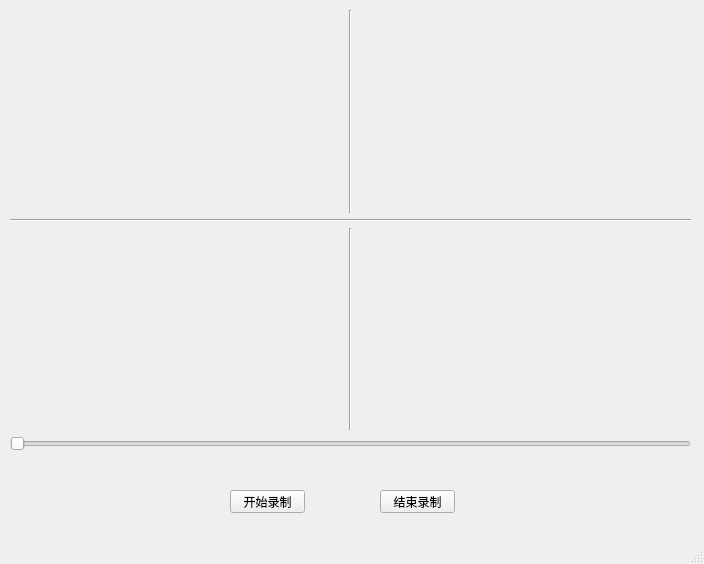
<?xml version="1.0" encoding="UTF-8"?>
<ui version="4.0">
 <class>MainWindow</class>
 <widget class="QMainWindow" name="MainWindow">
  <property name="geometry">
   <rect>
    <x>0</x>
    <y>0</y>
    <width>704</width>
    <height>564</height>
   </rect>
  </property>
  <property name="windowTitle">
   <string>MainWindow</string>
  </property>
  <widget class="QWidget" name="centralwidget">
   <widget class="QPushButton" name="OnButton">
    <property name="geometry">
     <rect>
      <x>230</x>
      <y>490</y>
      <width>75</width>
      <height>23</height>
     </rect>
    </property>
    <property name="text">
     <string>开始录制</string>
    </property>
   </widget>
   <widget class="QPushButton" name="OffButton">
    <property name="geometry">
     <rect>
      <x>380</x>
      <y>490</y>
      <width>75</width>
      <height>23</height>
     </rect>
    </property>
    <property name="text">
     <string>结束录制</string>
    </property>
   </widget>
   <widget class="QWidget" name="">
    <property name="geometry">
     <rect>
      <x>10</x>
      <y>10</y>
      <width>681</width>
      <height>441</height>
     </rect>
    </property>
    <layout class="QVBoxLayout" name="verticalLayout">
     <property name="sizeConstraint">
      <enum>QLayout::SetDefaultConstraint</enum>
     </property>
     <property name="leftMargin">
      <number>0</number>
     </property>
     <item>
      <layout class="QHBoxLayout" name="horizontalLayout">
       <item>
        <widget class="QLabel" name="RGB_image">
         <property name="text">
          <string/>
         </property>
        </widget>
       </item>
       <item>
        <widget class="Line" name="line">
         <property name="orientation">
          <enum>Qt::Vertical</enum>
         </property>
        </widget>
       </item>
       <item>
        <widget class="QLabel" name="depth_image">
         <property name="text">
          <string/>
         </property>
        </widget>
       </item>
      </layout>
     </item>
     <item>
      <widget class="Line" name="line_2">
       <property name="orientation">
        <enum>Qt::Horizontal</enum>
       </property>
      </widget>
     </item>
     <item>
      <layout class="QHBoxLayout" name="horizontalLayout_2">
       <item>
        <widget class="QLabel" name="landmark_image">
         <property name="text">
          <string/>
         </property>
        </widget>
       </item>
       <item>
        <widget class="Line" name="line_3">
         <property name="orientation">
          <enum>Qt::Vertical</enum>
         </property>
        </widget>
       </item>
       <item>
        <widget class="QLabel" name="xyz_image">
         <property name="text">
          <string/>
         </property>
        </widget>
       </item>
      </layout>
     </item>
     <item>
      <widget class="QSlider" name="slider">
       <property name="orientation">
        <enum>Qt::Horizontal</enum>
       </property>
      </widget>
     </item>
    </layout>
   </widget>
  </widget>
  <widget class="QMenuBar" name="menubar">
   <property name="geometry">
    <rect>
     <x>0</x>
     <y>0</y>
     <width>704</width>
     <height>22</height>
    </rect>
   </property>
  </widget>
  <widget class="QStatusBar" name="statusbar"/>
 </widget>
 <resources/>
 <connections/>
</ui>
